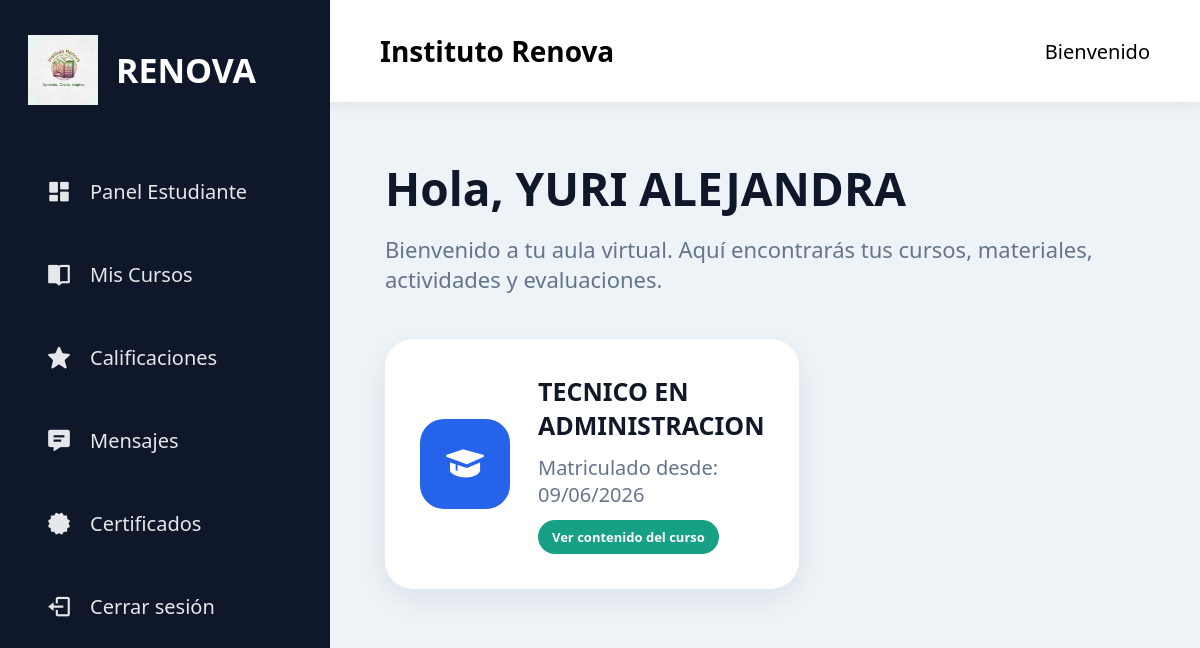
The app's page /estudiante/dashboard (signed in) with its own data.
### models/usuario.py (models this page shows, shortened)
class Usuario(db.Model, UserMixin):
    __tablename__ = 'usuarios'
    id = db.Column(
        db.Integer,
        primary_key=True
    )
    nombre = db.Column(
        db.String(100),
        nullable=False
    )
    apellido = db.Column(
        db.String(100),
        nullable=False
    )
    tipo_documento = db.Column(
        db.String(20)
    )
    numero_documento = db.Column(
        db.String(30),
        unique=True
    )
    correo = db.Column(
        db.String(120),
        unique=True,
        nullable=False
    )
    password = db.Column(
        db.String(255),
        nullable=False
    )
    rol = db.Column(
        db.String(20),
        nullable=False
    )
    foto = db.Column(
        db.String(255)
    )
    activo = db.Column(
        db.Boolean,
        default=True
    )
    fecha_registro = db.Column(
        db.DateTime,
        default=datetime.utcnow
    )

### models/matricula.py (models this page shows, shortened)
class Matricula(db.Model):
    __tablename__ = 'matriculas'
    id = db.Column(
        db.Integer,
        primary_key=True
    )
    fecha_matricula = db.Column(
        db.DateTime,
        default=datetime.utcnow
    )
    estado = db.Column(
        db.String(30),
        default='activa'
    )
    estudiante_id = db.Column(
        db.Integer,
        db.ForeignKey('usuarios.id'),
        nullable=False
    )
    curso_id = db.Column(
        db.Integer,
        db.ForeignKey('cursos.id'),
        nullable=False
    )
    estudiante = db.relationship(
        'Usuario',
        foreign_keys=[estudiante_id]
    )

### models/curso.py (models this page shows, shortened)
class Curso(db.Model):
    __tablename__ = 'cursos'
    id = db.Column(db.Integer, primary_key=True)
    nombre = db.Column(
        db.String(150),
        nullable=False
    )
    descripcion = db.Column(
        db.Text,
        nullable=False
    )
    imagen = db.Column(
        db.String(255)
    )
    activo = db.Column(
        db.Boolean,
        default=True
    )
    fecha_creacion = db.Column(
        db.DateTime,
        default=datetime.utcnow
    )
    docente_id = db.Column(
        db.Integer,
        db.ForeignKey('usuarios.id')
    )
    docente = db.relationship(
        'Usuario',
        foreign_keys=[docente_id]
    )
    modulos = db.relationship(
        'Modulo',
        backref='curso',
        lazy=True,
        cascade='all, delete-orphan'
    )
    matriculas = db.relationship(
        'Matricula',
        backref='curso',
        lazy=True,
        cascade='all, delete-orphan'
    )
    certificados = db.relationship(
        'Certificado',
        backref='curso',
        lazy=True
    )

### routes/estudiante_routes.py (the view)
@estudiante.route('/dashboard')
@login_required
def dashboard():
    matriculas = Matricula.query.filter_by(
        estudiante_id=current_user.id
    ).all()
    return render_template(
        'estudiante/dashboard.html',
        matriculas=matriculas
    )

### app.py (called while the page is built)
@login_manager.user_loader
def load_user(user_id):
    return Usuario.query.get(int(user_id))

### templates/estudiante/dashboard.html (shortened to what this page needs)
{% extends 'layout.html' %}
{% block content %}
<div class="page-header">
    <h1>Hola, {{ current_user.nombre }}</h1>
    <p>Bienvenido a tu aula virtual. Aquí encontrarás tus cursos, materiales, actividades y evaluaciones.</p>
</div>
<div class="cards">
    {% for matricula in matriculas %}
    <a
    class="card"
    href="{{ url_for('estudiante.modulos', curso_id=matricula.curso.id) }}">
        <div class="card-icon">
            <i class='bx bxs-graduation'></i>
        </div>
        <div>
            <h3>{{ matricula.curso.nombre }}</h3>
            <p>
                Matriculado desde:
                {{ matricula.fecha_matricula.strftime('%d/%m/%Y') }}
            </p>
            <span class="course-badge">
                Ver contenido del curso
            </span>
        </div>
    </a>
    {% else %}
    <div class="table-card">
        <p class="empty-table">
            No tienes cursos matriculados todavía.
        </p>
    </div>
    {% endfor %}
</div>
{% endblock %}

### static/css/style.css (style rules this page uses)
* { margin:0; padding:0; box-sizing:border-box; font-family:'Segoe UI', sans-serif; }
body { display:flex; min-height:100vh; background:#eef3f8; font-size:20px; }
.page-header { margin-bottom:45px; }
.page-header h1 { font-size:46px; color:#0f172a; margin-bottom:15px; }
.page-header p { font-size:22px; color:#64748b; }
.cards { display:grid; grid-template-columns:repeat(3, 1fr); gap:35px; }
.card { background:white; min-height:170px; padding:35px; border-radius:28px; display:flex; align-items:center; gap:28px; box-shadow:0 10px 30px rgba(15,23,42,.08); text-decoration:none; transition:.3s; }
.card-icon { width:90px; height:90px; background:#2563eb; border-radius:24px; display:flex; justify-content:center; align-items:center; flex-shrink:0; }
.card-icon i { color:white; font-size:45px; }
.card h3 { color:#111827; font-size:25px; margin-bottom:12px; }
.card p { color:#64748b; font-size:20px; }
.course-badge { display: inline-block; margin-top: 12px; background: #16a085; color: white; padding: 8px 14px; border-radius: 20px; font-size: 13px; font-weight: 600; }

### records on screen
Usuario: nombre "YURI ALEJANDRA"
Matricula: curso.nombre "TECNICO EN ADMINISTRACION", fecha_matricula "09/06/2026"
